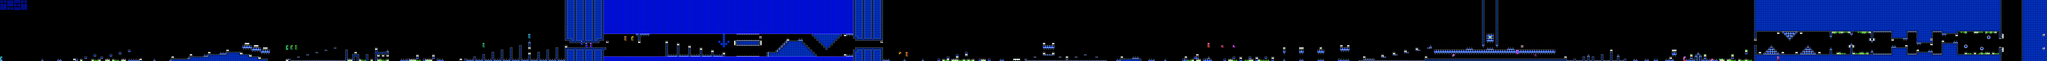

Rendered tile map (Tiled .tmx) drawn with the repository's tilesets; below, a short description and the map source with its tile grids summarised:
An orthogonal 895x27 tile map with 16x16 px tiles, 2 tile layers (SP, ...), 2 tilesets, 2 image layers.

<map version="1.10" tiledversion="1.11.2" orientation="orthogonal" renderorder="right-down" width="895" height="27" tilewidth="16" tileheight="16" infinite="0" nextlayerid="5" nextobjectid="1">
 <editorsettings>
  <chunksize width="16" height="27" />
  <export target="stereomadness.csv" format="csv" />
 </editorsettings>
 <tileset firstgid="1" name="famidash" tilewidth="16" tileheight="16" tilecount="256" columns="16">
  <image source="../../../GRAPHICS/famidash.bmp" width="256" height="256" />
 </tileset>
 <tileset firstgid="257" name="sprites" tilewidth="16" tileheight="16" tilecount="256" columns="16">
  <image source="../../../GRAPHICS/sprites.png" width="256" height="256" />
 </tileset>
 <imagelayer id="3" name="Image Layer 1" parallaxx="0.9" parallaxy="0.9" repeatx="1" repeaty="1">
  <image source="../../../GRAPHICS/Old/parallax Blue.bmp" width="144" height="72" />
 </imagelayer>
 <imagelayer id="4" name="Image Layer 2" offsetx="0" offsety="432" repeatx="1">
  <image source="../../../GRAPHICS/ground.bmp" width="64" height="128" />
 </imagelayer>
 <layer id="1" width="895" height="27">
  <data>[24165 cells, 24165 non-empty, 44 distinct tile ids]</data>
 </layer>
 <layer id="2" name="SP" width="895" height="27">
  <data>[24165 cells, 216 non-empty, 55 distinct tile ids]</data>
 </layer>
</map>
